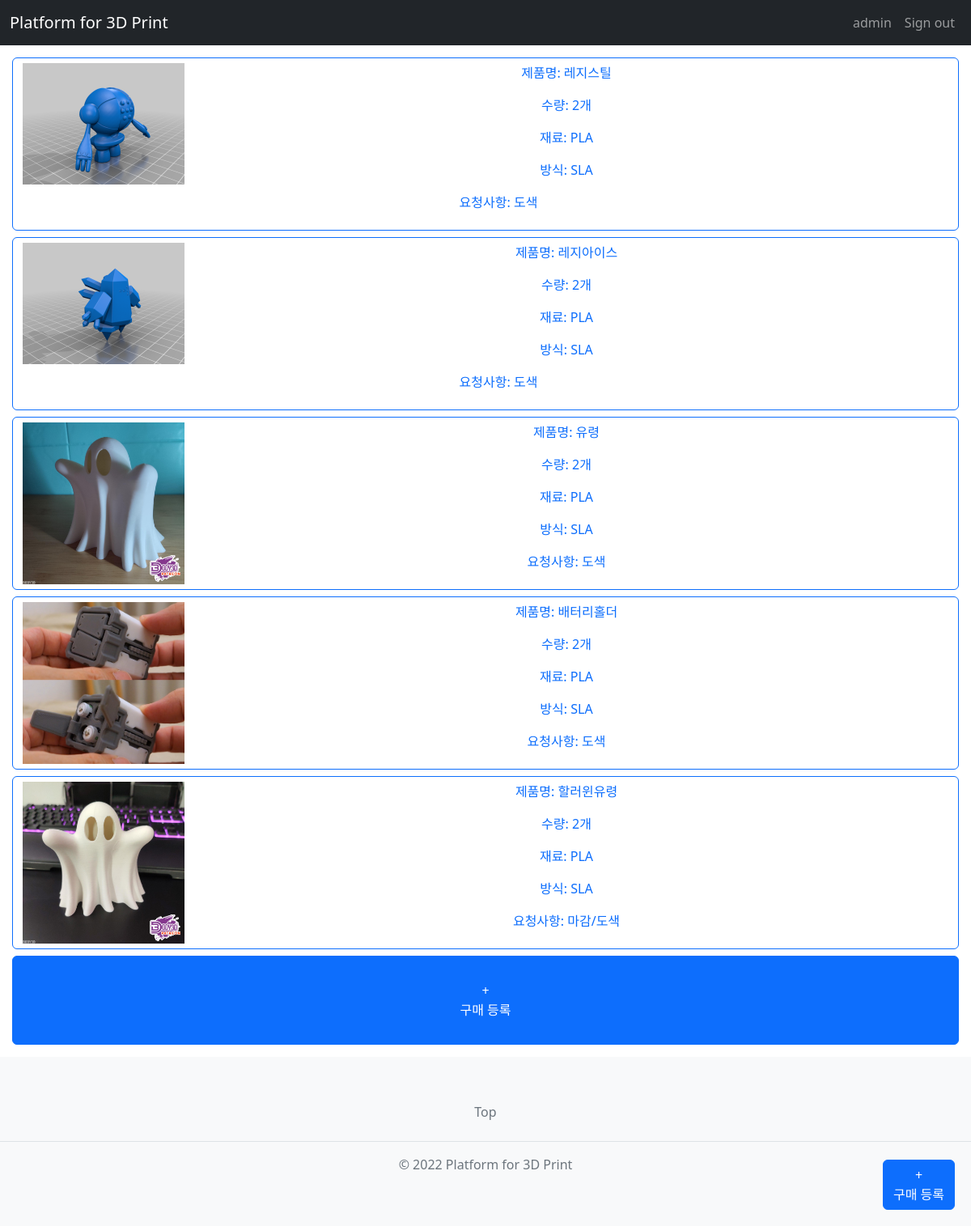
Page /buy/estimates/ (signed in) on the committed database.
### common/models.py (models this page shows)
class User(AbstractUser):
    flag = models.CharField(max_length=20)
    last_name = None
    TEL = models.CharField(max_length=20)
    address = models.CharField(max_length=100)
    equipment_id1 = models.CharField(max_length=50, blank=True)
    equipment_id2 = models.CharField(max_length=50, blank=True)
    equipment_id3 = models.CharField(max_length=50, blank=True)
    equipment_id4 = models.CharField(max_length=50, blank=True)
    equipment_id5 = models.CharField(max_length=50, blank=True)

### trade/models.py (models this page shows)
class Estimate(models.Model):
    estimate_id = models.UUIDField(primary_key=True, default=uuid.uuid4, editable=False)
    buyer_id = models.ForeignKey(User, on_delete=models.CASCADE)
    project_name = models.CharField(max_length=200)
    material = models.CharField(max_length=15)
    method = models.CharField(max_length=15)
    pieces = models.IntegerField()
    detail = models.TextField()
    drawing = models.FileField()
    reg_date = models.DateTimeField()
    canBid = models.BooleanField(default=True)

### buy/views.py (the view)
# urls.py: path('estimates/', views.estimate_list, name='estimate_list'),
def estimate_list(request):
    page = request.GET.get('page', '1')  # 페이지
    own_estimate_list = Estimate.objects.filter(buyer_id=request.user)
    finished_bid = Bid.objects.filter(
        estimate_id__in=own_estimate_list,
        finished=True
    )
    cannot_bid_estimates = [bid.estimate_id.pk for bid in finished_bid]
    own_estimate_list = own_estimate_list.filter(~Q(estimate_id__in=cannot_bid_estimates))
    paginator = Paginator(own_estimate_list, 10)  # 페이지당 10개씩 보여주기
    page_obj = paginator.get_page(page)
    context = {'estimate_list': page_obj}
    return render(request, 'buyer/temp/19_구매견적요청메인(등록완료).html', context)

### templates/buyer/temp/19_구매견적요청메인(등록완료).html (shortened to what this page needs)
{% extends 'base.html' %}
{% block content %}
<div class="d-grid gap-2" id="form">
    {% for estimate in estimate_list %}
    <button class="btn btn-outline-primary" type="button" onclick="location.href='{% url 'buy:estimate_detail' estimate.estimate_id %}'">
        <div style="float: left" id="image">
            <img style="width: 200px;" src="{{ estimate.drawing.url }}" alt="도면 미리보기">
        </div>
        <li>
            <ul>제품명: {{ estimate.project_name }}</ul>
            <ul>수량: {{ estimate.pieces }}개</ul>
            <ul>재료: {{ estimate.material }}</ul>
            <ul>방식: {{ estimate.method }}</ul>
            <ul>요청사항: {{ estimate.detail }}</ul>
        </li>
    </button>
    {% endfor %}
    <button class="btn btn-primary" type="button" onclick="location.href='{% url 'buy:register_estimate' %}'">
        <br>
        +
        <br>
        구매 등록
        <br><br>
    </button>
</div>
<div style="position: fixed; bottom:20px; right:20px;">
    <button class="btn btn-primary" type="button" onclick="location.href='{% url 'buy:register_estimate' %}'">
        +
        <br>
        구매 등록
    </button>
</div>
{% endblock %}

### templates/base.html (shortened to what this page needs)
<!DOCTYPE html>
<html lang="en">
    <head>
        <link href="https://cdn.jsdelivr.net/npm/bootstrap@5.2.2/dist/css/bootstrap.min.css" rel="stylesheet">
    </head>
    <body class="d-flex flex-column min-vh-100">
        <nav class="navbar navbar-expand-sm bg-dark navbar-dark">
            <div class="container-fluid">
                <a class="navbar-brand" href="/">Platform for 3D Print</a>
                <div class="collapse navbar-collapse justify-content-between" id="collapsibleNavbar">
                    <ul class="navbar-nav">
                        <li class="nav-item">
                            {% if user.is_authenticated %}
                                <a class="nav-link" href="{% url 'common:mypage' %}">{{ user.username }}</a>
                            {% else %}
                                <a class="nav-link" href={% url 'common:login' %}>Sign in</a>
                            {% endif %}
                        </li>
                        <li class="nav-item">
                            {% if user.is_authenticated %}
                                <a class="nav-link" href="{% url 'common:logout' %}">Sign out</a>
                            {% else %}
                                <a class="nav-link" href={% url 'common:signup' %}>Sign up</a>
                            {% endif %}
                        </li>
                    </ul>
                </div>
            </div>
        </nav>
        {% block content %}
        {% endblock content %}
        <footer class="py-5 bg-light mt-auto">
            <ul class="nav justify-content-center border-bottom pb-3 mb-3">
                <li class="nav-item">
                    <a href="" class="nav-link px-2 text-muted">Top</a>
                </li>
            </ul>
            <p class="text-center text-muted">© 2022 Platform for 3D Print</p>
        </footer>
    </body>
</html>

### templates/buyer/temp/19_구매견적요청메인(등록완료).html (style rules this page uses)
div li { list-style: none; text-align: center; }
#form { margin: 15px; }

### rows in the picture
User: username "admin"
Estimate: drawing (picture), project_name "레지스틸", pieces "2", material "PLA", method "SLA", detail "도색"
Estimate: drawing (picture), project_name "레지아이스", pieces "2", material "PLA", method "SLA", detail "도색"
Estimate: drawing (picture), project_name "유령", pieces "2", material "PLA", method "SLA", detail "도색"
Estimate: drawing (picture), project_name "배터리홀더", pieces "2", material "PLA", method "SLA", detail "도색"
Estimate: drawing (picture), project_name "할러윈유령", pieces "2", material "PLA", method "SLA", detail "마감/도색"
